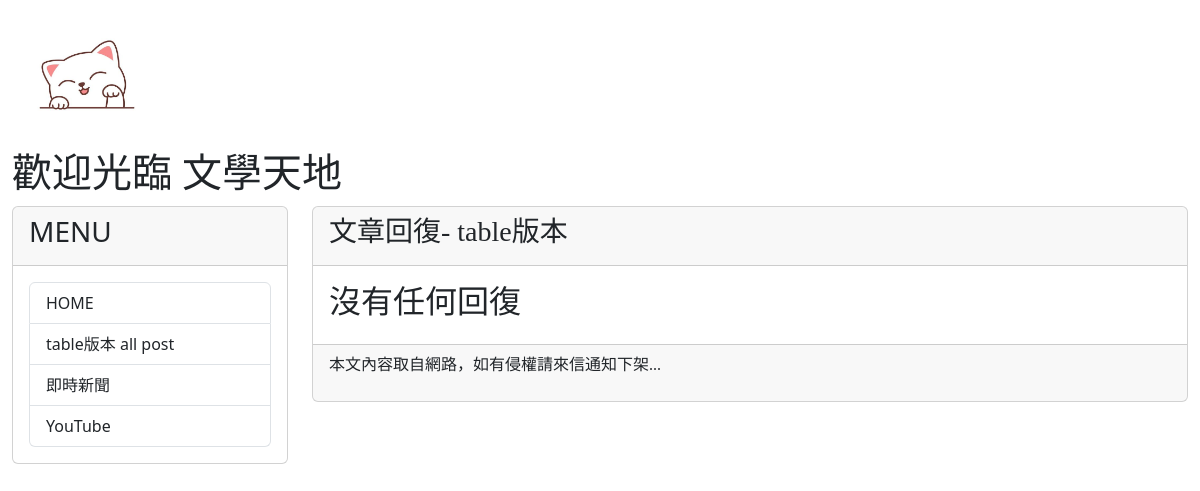
Before: /post/8/comments with the older database file.
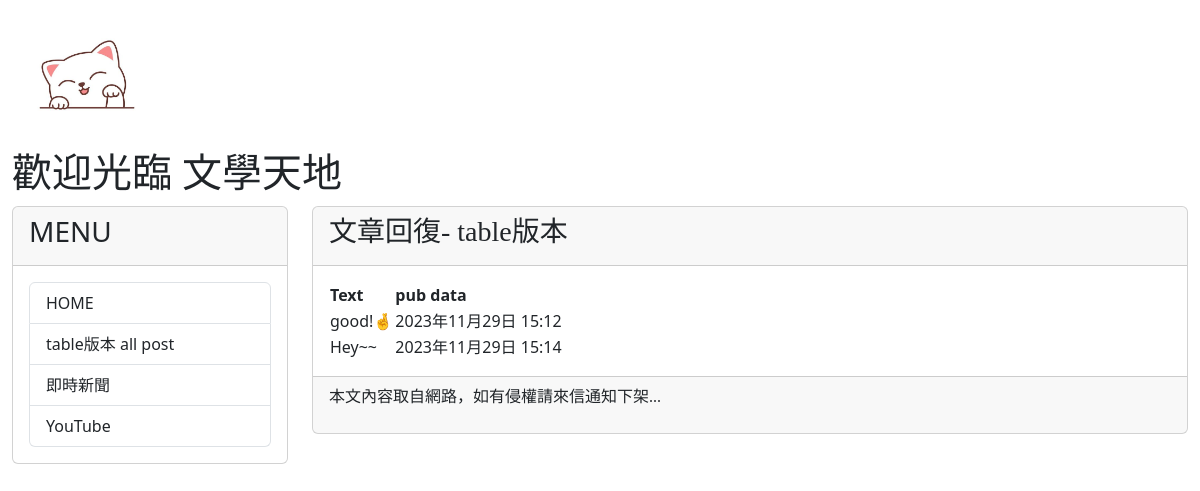
After: the same page with the newer database file.
### mysite/models.py (models this page shows, shortened)
class Comment(models.Model):
    post = models.ForeignKey(Post ,on_delete=models.CASCADE)
    text = models.CharField(max_length=200)
    pub_date = models.DateTimeField(auto_now_add=True)

### mysite/views.py (the view)
# urls.py: path('post/<int:post_id>/comments', mv.show_comments, name='show-comments'), #post唯一的postid show出comments
def show_comments(request, post_id):
    comments = Post.objects.get(id=post_id).comment_set.all()
    return render(request, 'comments.html', locals())

### mysite/templates/comments.html (shortened to what this page needs)
{% extends "base2.html" %}
{% block headmessage%}
<h3 style='font-family:標楷體;'>文章回復- table版本</a>
    {% endblock headmessage %}
    {% block content %}
    {% for c in comments %}
    {% if forloop.first %}
    <table>
        <tr background="#cccccc">
            <th>Text</th>
            <th>pub data</th>
        </tr>
    {% endif %}
        <tr background='{% cycle "#ffccff" "#ccffcc" %}'>
            <td>{{ c.text }}</td>
            <td>{{ c.pub_date }}</td>
        </tr>
    {% if forloop.last %}
    </table>
    {% endif %}
    {% empty %}
    <h2>沒有任何回復</h2>
    {% endfor %}
    {% endblock content %}

### templates/base2.html (shortened to what this page needs)
<!DOCTYPE html>
<html>
    <head>
        <link href="https://cdn.jsdelivr.net/npm/bootstrap@5.3.2/dist/css/bootstrap.min.css" rel="stylesheet">
    </head>
    <body>
        <div class="container-fluid">
            {% include 'header.html' %}
            <div class="row">
                <div class="col-sm-3 col-md-3">
                    <div class="card">
                        <div class="card-header">
                             <h3>MENU</h3>
                        </div>
                        <div class="card-body">
                            <div class="list-group">
                                <a href="/" class='list-group-item'>HOME</a>
                                <a href="{% url 'show-all-post' %}" class='list-group-item'>table版本 all post</a>
                                <a href='https://google.com/news'class='list-group-item'>即時新聞</a>
                                <a href='https://www.youtube.com' class="list-group-item">YouTube</a>
                            </div>
                        </div>
                    </div>
                </div>
                <div class="col-sm-9 col-md-9">
                    <div class="card">
                        <div class="card-header">
                            {% block headmessage %}
                            {% endblock %}
                        </div>
                        <div class="card-body">
                            {% block content %} {% endblock %}
                        </div>
                        <div class="card-footer">
                            {% include 'footer.html' %}
                        </div>
                    </div>
                </div>
            </div>
        </div>
    </body>
</html>

### templates/header.html
{% load static %}
<div class='well'>
    <img src="{% static "images/cat.jpg" %}" height='150px';>
</div>
<h1 style="font-family:微軟正黑體;">歡迎光臨 文學天地</h1>

### templates/footer.html
{% block footer %}
    {% if now %}
    <p style='font-family:微軟正黑體;'>現在時刻：{{ now }}</p>
    {% else %}
    <p style='font-family:微軟正黑體;'>本文內容取自網路，如有侵權請來信通知下架...</p>
    {% endif %}
{% endblock %}

Changed rows visible on the page:
added Comment: text "good!🤞", pub_date "2023年11月29日 15:12"
added Comment: text "Hey~~", pub_date "2023年11月29日 15:14"
Other visible differences:
text no longer shown: "沒有任何回復"
